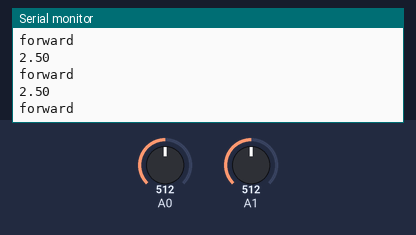
Recording of a sketch running on a simulated Arduino Uno, built with avr-gcc and run on an emulated ATmega328P. Shown: the last lines printed to the serial monitor. The inputs (shaded band) are chosen by the test bench; at power-on: A0 = 512, A1 = 512.

Above: at 1.2 s.
1.3 s: A0 set to 214
2.8 s: A0 set to 186
At 2.9 s:
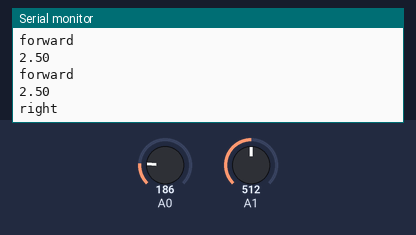
10.4 s: A1 set to 87
At 10.46 s:
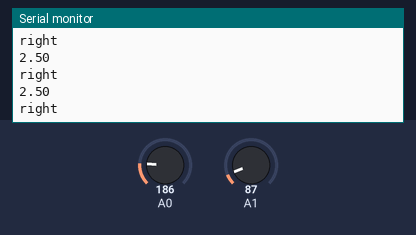
11.9 s: A1 set to 72
At 11.97 s:
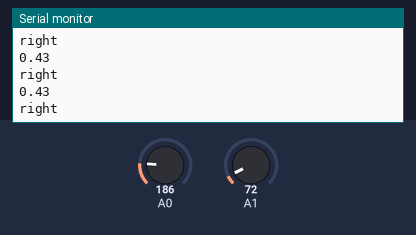
Timing chart, 0 to 14.6 s (numbered marks = the images above; inputs shaded):
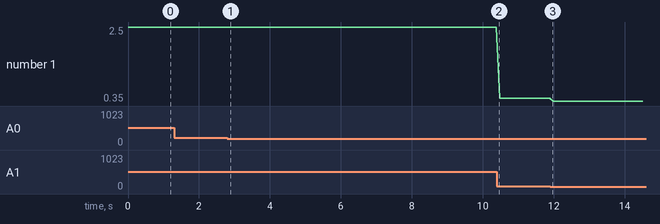

Measured:
- the behaviour switches between 205 and 204 on A0 (found by bisection; images 0 and 1)
- after the input at 2.8 s, the serial monitor: prints a new line at once (image 1)
- plotted number 1: 2.5 → 0.43 after the input at 10.4 s, 0.43 → 0.35 after the input at 11.9 s

The sketch:

algo_testing.ino
```cpp
double rightThresh=1.0;
double leftThresh=0.4;

void setup() {
  Serial.begin(4800);
}

void loop() {
  adjust(readAnalogToV(0),readAnalogToV(1));
  delay(100);

}

double readAnalogToV(int pin)
{
  return analogRead(pin)*5.0/1023;
}

void adjust(double rightV, double leftV)
{
  Serial.println(leftV);
  double rightDiff=rightV-rightThresh;
  double leftDiff=leftV-leftThresh;
  if (rightDiff>0)
  {
    if (leftDiff>0)
    {
      Serial.println("forward");
    }
    else
    {
      Serial.println("left");
    }
  }
  else
  {
    if (leftDiff>0)
    {
      Serial.println("right");
    }
    else
    {
      Serial.println("forward");
    }
  }
}
```
